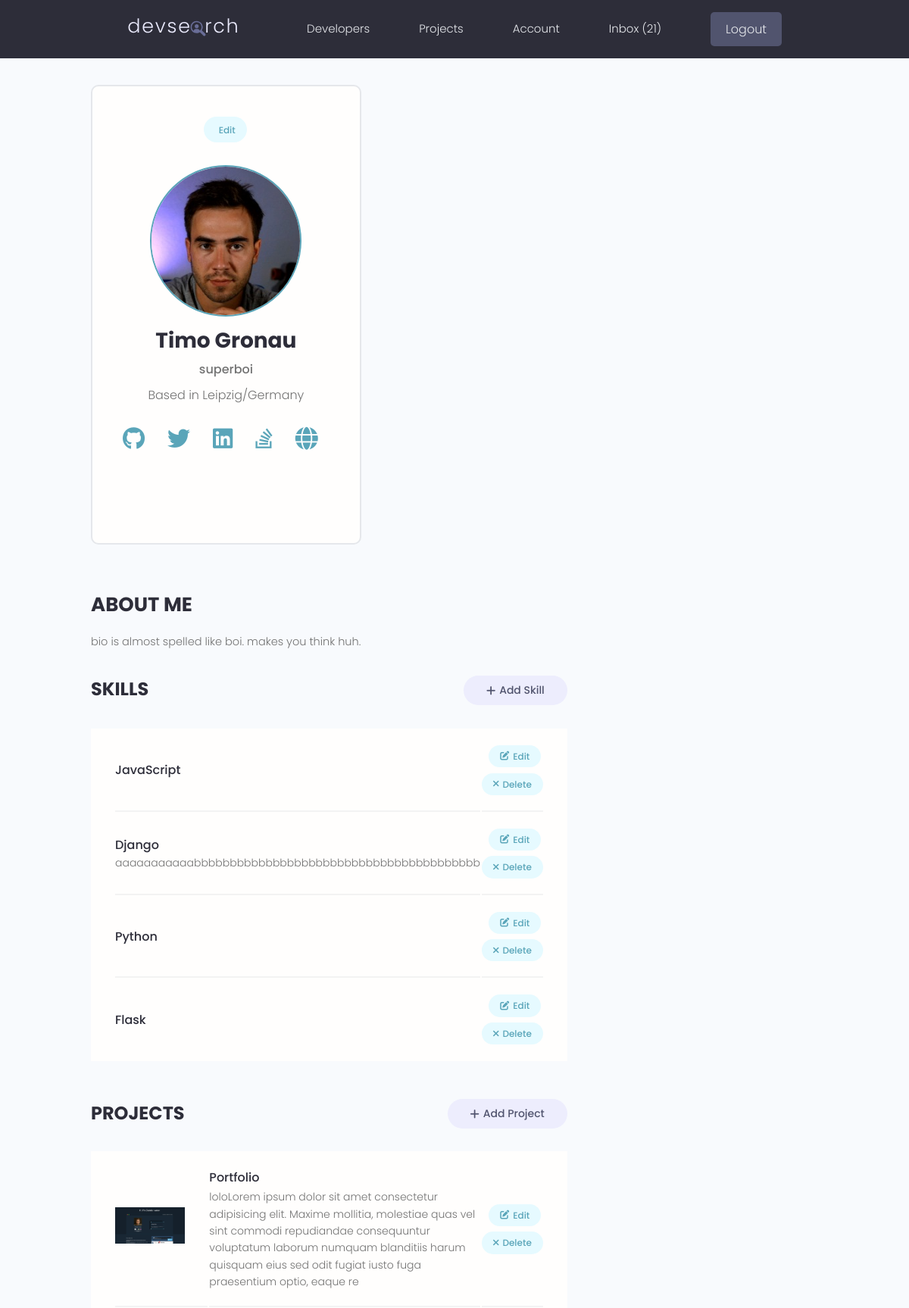
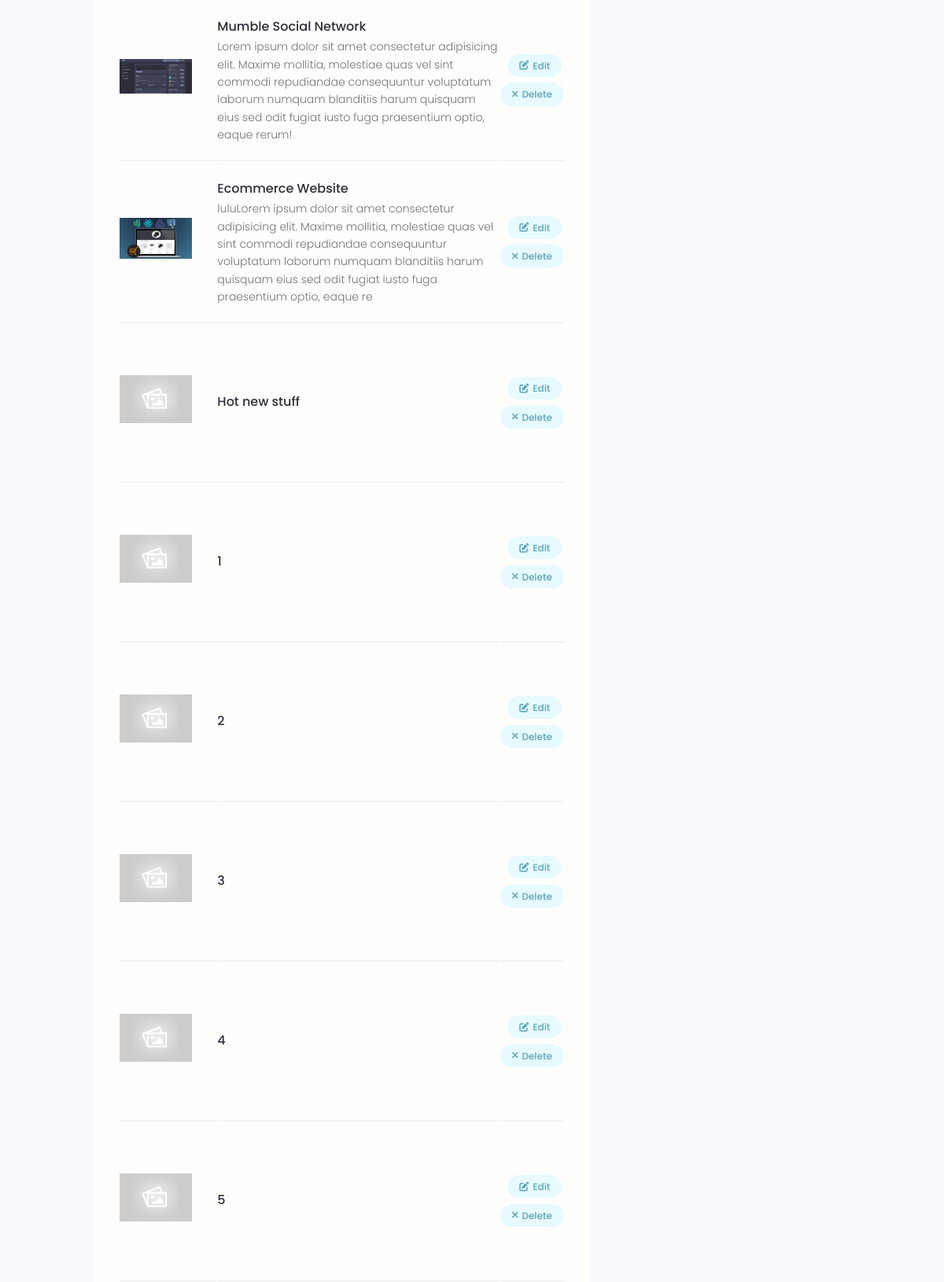
The app's page /account/ (signed in, upper part) with its own data (2 pictures, top to bottom).
### users/models.py (models this page shows, shortened)
class Profile(models.Model):
    id = models.UUIDField(default=uuid.uuid4, unique=True, primary_key=True, editable=False)
    user = models.OneToOneField(User, on_delete=models.CASCADE, null=True, blank=True)
    name = models.CharField(max_length=200, null=True, blank=True)
    username = models.CharField(max_length=200, null=True, blank=True)
    location = models.CharField(max_length=200, null=True, blank=True)
    email = models.EmailField(max_length=500, blank=True, null=True)
    short_intro = models.CharField(max_length=200, null=True, blank=True)
    bio = models.TextField(blank=True, null=True)
    profile_image = models.ImageField(null=True, blank=True, upload_to="profiles/", default="profiles/user-default.png")
    social_github = models.CharField(max_length=200, null=True, blank=True)
    social_twitter = models.CharField(max_length=200, null=True, blank=True)
    social_linkedin = models.CharField(max_length=200, null=True, blank=True)
    social_stackoverflow = models.CharField(max_length=200, null=True, blank=True)
    social_website = models.CharField(max_length=200, null=True, blank=True)
    created_at = models.DateTimeField(auto_now_add=True)
    skills = models.ManyToManyField('Skill', related_name='profiles')

class Skill(models.Model):
    name = models.CharField(max_length=50, null=True, blank=True)
    description = models.TextField(blank=True, null=True)
    id = models.UUIDField(default=uuid.uuid4, unique=True, primary_key=True, editable=False)

### projects/models.py (models this page shows, shortened)
class Project(CreatedModifiedDateTime):
    id = models.UUIDField(default=uuid.uuid4, unique=True, primary_key=True, editable=False)
    owner = models.ForeignKey(Profile, null=True, blank=True, on_delete=models.SET_NULL)
    title = models.CharField(max_length=200)
    featured_image = models.ImageField(null=True, blank=True, default="default.jpg")
    description = models.TextField(null=True, blank=True) #blank for django, null for database
    demo_link = models.CharField(max_length=2000,null=True, blank=True)
    source_link = models.CharField(max_length=2000, null=True, blank=True)
    tags = models.ManyToManyField('Tag', blank=True) #need quotes bc Tag's below
    vote_total = models.IntegerField(default=0, null=True, blank=True)
    vote_ratio = models.IntegerField(default=0, null=True, blank=True)
    class Meta:
        ordering = ["-vote_ratio", "-vote_total"]

### users/views.py (the view)
# urls.py: path("account/", views.user_account, name="account"),
@login_required(login_url="login")
def user_account(request):
    profile = request.user.profile
    skills = profile.skills.all()
    projects = profile.project_set.all()
    context = {
        "profile": profile,
        "skills": skills,
        "projects": projects,
    }
    return render(request, 'users/account.html', context)

### chats/templatetags/custom_filters.py (called while the page is built)
@register.filter
def unread_messages_count(user):
    return Message.objects.filter(recipient=user.profile, is_read=False).count()

### users/templates/users/account.html (shortened to what this page needs)
{% extends "main.html" %}
{% block content %}
  <main class="settingsPage profile my-md">
    <div class="container">
      <div class="layout">
        <div class="column column--1of3">
          <div class="card text-center">
            <div class="card__body dev">
              <a class="tag tag--pill tag--main settings__btn" href="{% url 'edit-account' %}"> Edit</a>
              <img class="avatar avatar--xl dev__avatar" src="{{profile.profile_image.url}}" />
              <h2 class="dev__name">{{profile.name}}</h2>
              <p class="dev__title">{{profile.short_intro}}</p>
              <p class="dev__location">Based in {{profile.location}}</p>
              <ul class="dev__social">
                {% if profile.social_github %}
                <li>
                    <a title="Github" href="{{profile.social_github}}" target="_blank"><i class="fa-brands fa-github fa-2x"></i>
                </li>
                {% endif %}
                {% if profile.social_twitter %}
                <li>
                    <a title="Twitter" href="{{profile.social_twitter}}" target="_blank"><i class="fa-brands fa-twitter fa-2x"></i>
                </li>
                {% endif %}
                {% if profile.social_linkedin %}
                <li>
                    <a title="LinkedIn" href="{{profile.social_linkedin}}" target="_blank"><i class="fa-brands fa-linkedin fa-2x"></i>
                </li>
                {% endif %}
                {% if profile.social_stackoverflow %}
                <li>
                    <a title="Stackoverflow" href="{{profile.social_stackoverflow}}" target="_blank"><i class="fa-brands fa-stack-overflow fa-2x"></i>
                </li>
                {% endif %}
                {% if profile.social_website %}
                <li>
                    <a title="Personal Website" href="{{profile.social_website}}" target="_blank"><i class="fa-solid fa-globe fa-2x"></i>
                </li>
                {% endif %}
              </ul>
            </div>
          </div>
        </div>
        <div class="column column--2of3">
          <div class="devInfo">
            <h3 class="devInfo__title">About Me</h3>
            <p class="devInfo__about">{{profile.bio}}</p>
          </div>
          <div class="settings">
            <h3 class="settings__title">Skills</h3>
            <a class="tag tag--pill tag--sub settings__btn tag--lg" href={% url "create-skill" %}><i class="fa-solid fa-plus"></i> Add Skill</a>
          </div>
          <table class="settings__table">
            {%for skill in skills%}
            <tr>
              <td class="settings__tableInfo">
                <h4>{{skill.name}}</h4>
                <p>
                  {{skill.description}}
                </p>
              </td>
              <td class="settings__tableActions">
                <a class="tag tag--pill tag--main settings__btn" href="{% url 'update-skill' skill.id %}"><i class="fa-solid fa-pen-to-square"></i> Edit</a>
                <a class="tag tag--pill tag--main settings__btn" href="{% url 'delete-skill' skill.id %}?next=/account"><i class="fa-solid fa-xmark"></i>Delete</a>
              </td>
            </tr>
            {% endfor%}
          </table>
          <div class="settings">
            <h3 class="settings__title">Projects</h3>
            <a class="tag tag--pill tag--sub settings__btn tag--lg" href="{% url 'create-project' %}"><i class="fa-solid fa-plus"></i> Add Project</a>
          </div>
          <table class="settings__table">
            {% for project in projects  %}
            <tr>
              <td class="settings__thumbnail">
                <a href={% url "project" project.id %}><img src={{project.featured_image.url}} alt="Project Thumbnail" /></a>
              </td>
              <td class="settings__tableInfo">
                <a href={% url "project" project.id %}>{{project.title}}</a>
                <p>
                  {{project.description|slice:"250"}}
                </p>
              </td>
              <td class="settings__tableActions">
                <a class="tag tag--pill tag--main settings__btn" href="{% url 'update-project' project.id %}"><i class="fa-solid fa-pen-to-square"></i> Edit</a>
                <a class="tag tag--pill tag--main settings__btn" href="{% url 'delete-project' project.id %}?next=/account"><i class="fa-solid fa-xmark"></i>
                  Delete</a>
              </td>
            </tr>
            {% endfor %}
          </table>
        </div>
      </div>
    </div>
  </main>
  {% endblock content %}

### templates/navbar.html (shortened to what this page needs)
{%load static%}
{% load custom_filters %}
  <header class="header">
    <div class="container container--narrow">
      <a href="{% url 'profiles' %}" class="header__logo">
        <img src="{% static 'images/logo.svg'%}" alt="DevSearch Logo" />
      </a>
      <nav class="header__nav">
        <ul class="header__menu">
          <li class="header__menuItem"><a href="{% url "profiles" %}">Developers</a></li>
          <li class="header__menuItem"><a href="{% url "projects" %}">Projects</a></li>
          {% if request.user.is_authenticated %}
          <li class="header__menuItem"><a href="{% url 'account' %}">Account</a></li>
          {% if request.user|unread_messages_count%}
          <li class="header__menuItem">
            <a href="{% url 'inbox' %}">Inbox ({{ request.user|unread_messages_count }})</a>
          </li>
          {% else %}
          <li class="header__menuItem">
            <a href="{% url 'inbox' %}">Inbox</a>
          </li>
          {% endif %}
          <li class="header__menuItem"><a href="{% url 'logout' %}" class="btn btn--sub">Logout</a></li>
          {% else %}
          <li class="header__menuItem"><a href="{% url 'login' %}" class="btn btn--sub">Login/Sign Up</a></li>
          {% endif %}
        </ul>
      </nav>
    </div>
  </header>

### static/styles/app.css (style rules this page uses)
:root { --color-sub: #2d2d39; }
.btn--sub { background-color: var(--color-sub-light); }
.card { border: 2px solid var(--color-light); }
img { width: 100%; }
.settings__btn .fa-solid { margin-right:5px; }
.header { position: sticky; z-index: 111; background-color: var(--color-sub); padding: 1.5rem 0; }
.header > .container { display: flex; justify-content: space-between; align-items: center; }
.header__logo > img { height: 3.8rem; }
.header__nav > ul { display: inline-flex; align-items: center; list-style: none; gap: 6.5rem; }
.header__menuItem > a { color: var(--color-light); font-weight: 300; }
.profile .card > .dev { padding: 4rem; }
.dev__avatar { display: block; margin: auto; }
.dev__name { color: var(--color-sub); font-size: 2.8rem; font-weight: 700; margin-top: 1rem; margin-bottom: 0.5rem; }
.dev__title { font-size: 1.6rem; font-weight: 500; line-height: 1.3; }
.dev__location { margin-top: 1rem; }
.dev__social { margin: 3rem 0; list-style: none; display: flex; justify-content: center; gap: 1.5rem; }
.devInfo { margin-bottom: 3rem; }
.devInfo__title, .devInfo__subtitle { font-size: 2.6rem; color: var(--color-sub); text-transform: uppercase; font-weight: 700; margin-bottom: 1.5rem; }
.devInfo__about, .devSkill__info { font-size: 1.45rem; line-height: 1.7; text-align: justify; }
.settingsPage .dev > .settings__btn { display: inline-block; margin-bottom: 3rem; }
.settings { display: flex; justify-content: space-between; align-items: center; }
.settings__title { font-size: 2.4rem; text-transform: uppercase; font-weight: 700; color: var(--color-sub); }
.settings__table { margin-top: 3rem; margin-bottom: 5rem; padding: 0 3rem; background: var(--color-white); }
.settings__table tr { width: 100%; }
.settings__table tr > td { padding: 2rem 0; }
.settings__table tr:not(:last-child) td { border-bottom: 2px solid var(--color-white-light); }
.settings__thumbnail { width: 23%; min-width: 10rem; }
.settings__thumbnail img { padding-right: 3rem; height: 15rem; object-fit: contain; }
.settings__tableInfo { width: 100%; }
.settings__tableInfo h4, .settings__tableInfo a { padding-right: 1rem; width: auto; font-size: 1.6rem; font-weight: 500; color: var(--color-sub); }
.settings__tableInfo p { font-size: 1.4rem; }
.settings__tableActions { text-align: right; }

### static/uikit/styles/modules/_variables.css (style rules this page uses)
:root { --color-main: #5aa5b9; --color-main-light: #e6faff; --color-sub: #3f4156; --color-sub-light: #51546e; --color-sub-lighter: #ededfd; --color-text: #737373; --color-gray: #8b8b8b; --color-light: #e5e7eb; --color-light-gray: #767676; --color-bg: #f8fafd; --color-white: #fffefd; --color-white-light: #f3f3f3; --color-success: #359e64; --color-success-bg: #def8e8; --color-error: #fc4b0b; --color-error-bg: #fff2ee; --font-base: 'Poppins', arial, helvetica, 'Segoe UI', roboto, ubuntu, sans-serif; --font-monospace: 'Fira Code', 'Courier New', courier, monospace; --font-regular: 300; --font-medium: 500; --font-bold: 700; --generic-shadow: 1px 1px 5px #00000010; --generic-transition: all 0.3s ease-in-out; }

### static/uikit/styles/modules/_base.css (style rules this page uses)
* { margin: 0; padding: 0; box-sizing: border-box; text-rendering: optimizeLegibility; color: inherit; font-size: inherit; }
html { font-size: 50%; }
@media only screen and (min-width: 480px) { html { font-size: 56.25%; } }
@media only screen and (min-width: 1200px) { html { font-size: 62.5%; } }
body { line-height: 1.6; font-weight: 400; font-size: 1.5rem; color: var(--color-text); background-color: var(--color-bg); min-height: 100vh; }

### static/uikit/styles/modules/_typography.css (style rules this page uses)
* { font-family: var(--font-base); }
h2 { font-size: 3.6rem; font-weight: var(--font-bold); }
h3 { font-size: 3.2rem; font-weight: var(--font-medium); }
h4 { font-size: 2.8rem; font-weight: var(--font-medium); }
p, span, strong { font-size: 1.6rem; color: var(--color-text); font-weight: var(--font-regular); }
a { padding-bottom: 2px; text-decoration: none; display: inline-block; color: var(--color-main); font-weight: var(--font-medium); }

### static/uikit/styles/modules/_utilities.css (style rules this page uses)
.container { width: 92%; max-width: 165rem; margin: 0 auto; box-sizing: border-box; }
.container--narrow { width: 92%; max-width: 120rem; }
@media screen and (min-width: 1000px) { .container { width: 90%; } }
@media screen and (min-width: 1000px) { .container--narrow { width: 85%; } }
@media screen and (min-width: 1200px) { .container { width: 80%; } }
@media screen and (min-width: 1200px) { .container--narrow { width: 72%; } }
.text-center { text-align: center; }
.my-md { margin: 3rem auto; }

### records on screen
Profile: profile_image (picture), name "Timo Gronau", short_intro "superboi", location "Leipzig/Germany", bio "bio is almost spelled like boi. makes you think huh."
Skill: name "JavaScript"
Skill: name "Django", description "aaaaaaaaaaabbbbbbbbbbbbbbbbbbbbbbbbbbbbbbbbbbbbbbbb"
Skill: name "Python"
Skill: name "Flask"
Project: featured_image (picture), title "Portfolio", description "loloLorem ipsum dolor sit amet consectetur adipisicing elit. Maxime mollitia, molestiae quas vel sint commodi repudiandae consequuntur voluptatum laborum numquam blanditiis harum quisquam eius sed odit fugiat iusto fuga praesentium optio, eaque re"
Project: featured_image (picture), title "Mumble Social Network", description "Lorem ipsum dolor sit amet consectetur adipisicing elit. Maxime mollitia, molestiae quas vel sint commodi repudiandae consequuntur voluptatum laborum numquam blanditiis harum quisquam eius sed odit fugiat iusto fuga praesentium optio, eaque rerum!"
Project: featured_image (picture), title "Ecommerce Website", description "luluLorem ipsum dolor sit amet consectetur adipisicing elit. Maxime mollitia, molestiae quas vel sint commodi repudiandae consequuntur voluptatum laborum numquam blanditiis harum quisquam eius sed odit fugiat iusto fuga praesentium optio, eaque re"
Project: featured_image (placeholder picture), title "Hot new stuff"
Project: featured_image (placeholder picture), title "1"
Project: featured_image (placeholder picture), title "2"
Project: featured_image (placeholder picture), title "3"
Project: featured_image (placeholder picture), title "4"
Project: featured_image (placeholder picture), title "5"

### other values on screen
{{ request.user|unread_messages_count }} "21"
